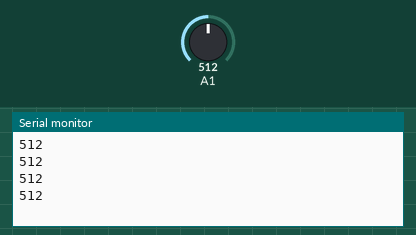
This sketch was run on a simulated Arduino Uno, built with avr-gcc and run on an emulated ATmega328P. Parts: the last lines printed to the serial monitor. The test bench sets the inputs (shaded band); at power-on: A1 = 512.

Above: at 1.2 s.
1.3 s: A1 set to 716
At 1.71 s:
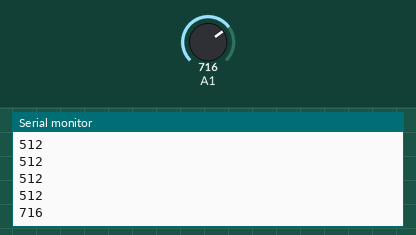
2.8 s: A1 set to 900
At 2.92 s:
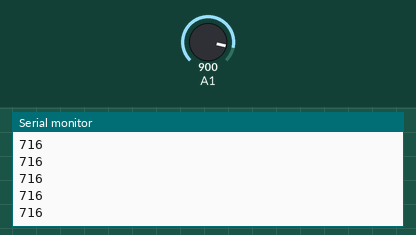
Timing chart, 0 to 5.8 s (numbered marks = the images above; inputs shaded):
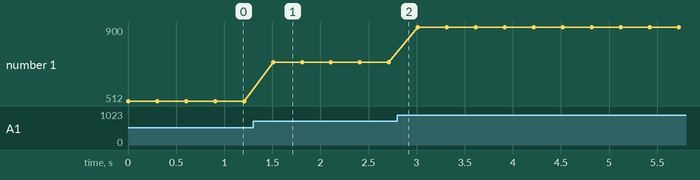

Measured:
- after the input at 1.3 s, the serial monitor: prints a new line after 0.21 s (image 1)
- plotted number 1: 512 → 716 after the input at 1.3 s, 716 → 900 after the input at 2.8 s

The sketch:

ph.ino
```cpp
#include <DFRobot_PH.h>

#include <Wire.h>

int pH_Value = 0, temp[99];
float avarege;
float ph=0;
void setup()
{
  Wire.begin();
  Serial.begin(9600);
}
void loop() {
  pH_Value = analogRead(A1);
  ph = pH_Value / 73,07141 ;
for(int i=0;i<100;i++){
  temp[i]=ph;
  avarege+=temp[i];
  }
 avarege=avarege/100;
  //Serial.println(avarege);
 // Serial.println(pH_Value);
   Serial.println(analogRead(A1));
  delay(300);
}
```
